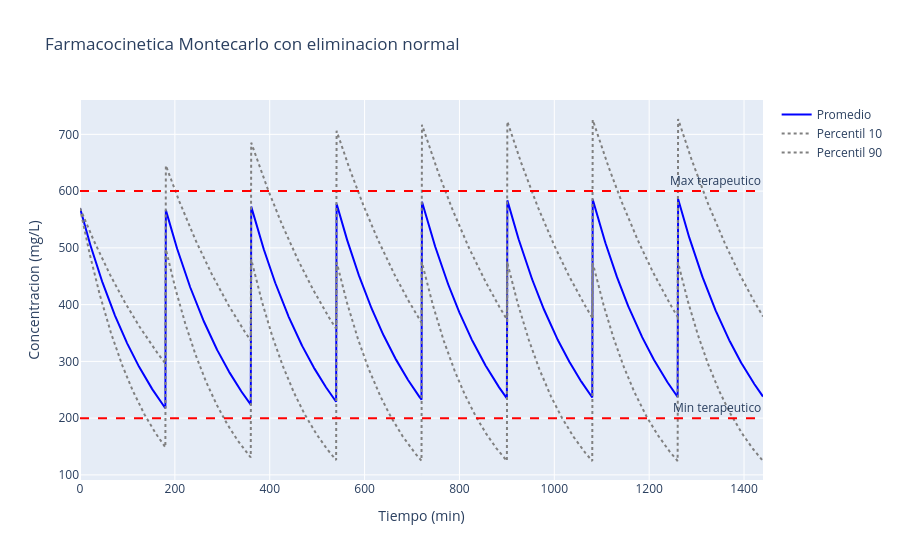

Notebook code for this chart:
### Code cell
time_axis = np.arange(SIMULATION_TIME + 1)

fig = go.Figure()
fig.add_trace(go.Scatter(x=time_axis, y=mean_profile, name="Promedio", line=dict(color="blue")))
fig.add_trace(go.Scatter(x=time_axis, y=p10_profile, name="Percentil 10", line=dict(color="gray", dash="dot")))
fig.add_trace(go.Scatter(x=time_axis, y=p90_profile, name="Percentil 90", line=dict(color="gray", dash="dot")))
fig.add_hline(y=THERAPEUTIC_MIN, line_dash="dash", line_color="red", annotation_text="Min terapeutico")
fig.add_hline(y=THERAPEUTIC_MAX, line_dash="dash", line_color="red", annotation_text="Max terapeutico")
fig.update_layout(
    title="Farmacocinetica Montecarlo con eliminacion normal",
    xaxis_title="Tiempo (min)",
    yaxis_title="Concentracion (mg/L)",
    hovermode="x unified"
)
fig.show()

### Figure 1 — Plotly figure (JSON) as saved in the notebook; plotly's stock layout.template omitted (floating-point values rounded to 4 significant figures; data arrays with more than 128 entries replaced by an {"elided": "..."} marker saying what was removed)
{"data": [{"line": {"color": "blue"}, "name": "Promedio", "type": "scatter", "x": {"elided": "1441 int values"}, "y": {"elided": "1441 float values"}}, {"line": {"color": "gray", "dash": "dot"}, "name": "Percentil 10", "type": "scatter", "x": {"elided": "1441 int values"}, "y": {"elided": "1441 float values"}}, {"line": {"color": "gray", "dash": "dot"}, "name": "Percentil 90", "type": "scatter", "x": {"elided": "1441 int values"}, "y": {"elided": "1441 float values"}}], "layout": {"annotations": [{"showarrow": false, "text": "Min terapeutico", "x": 1, "xanchor": "right", "xref": "x domain", "y": 200, "yanchor": "bottom", "yref": "y"}, {"showarrow": false, "text": "Max terapeutico", "x": 1, "xanchor": "right", "xref": "x domain", "y": 600, "yanchor": "bottom", "yref": "y"}], "hovermode": "x unified", "shapes": [{"line": {"color": "red", "dash": "dash"}, "type": "line", "x0": 0, "x1": 1, "xref": "x domain", "y0": 200, "y1": 200, "yref": "y"}, {"line": {"color": "red", "dash": "dash"}, "type": "line", "x0": 0, "x1": 1, "xref": "x domain", "y0": 600, "y1": 600, "yref": "y"}], "title": {"text": "Farmacocinetica Montecarlo con eliminacion normal"}, "xaxis": {"title": {"text": "Tiempo (min)"}}, "yaxis": {"title": {"text": "Concentracion (mg/L)"}}}}
